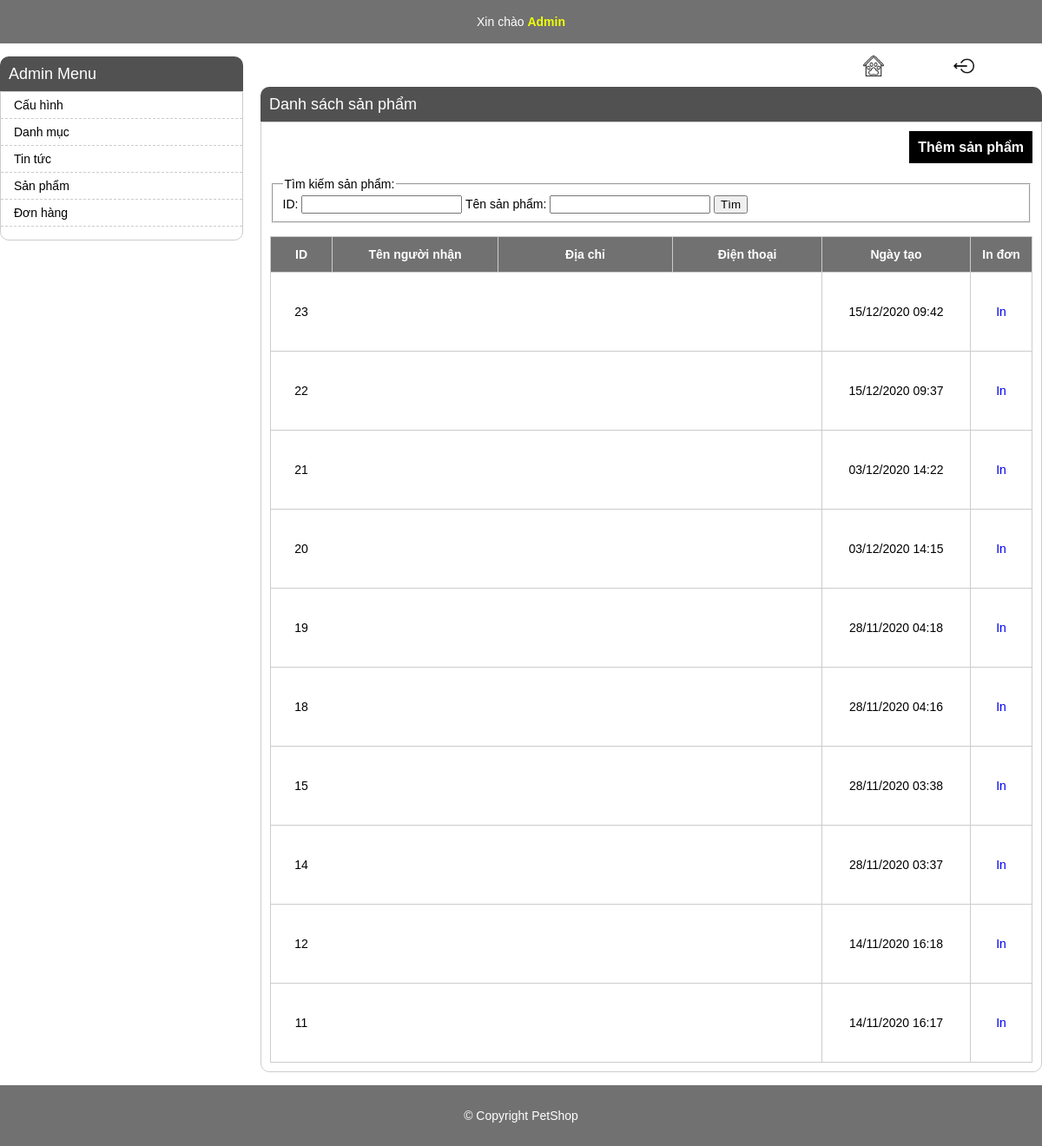
The page /PetShop/admin/order_listing.php (signed in) on the database its author committed.
### tables this page shows
CREATE TABLE `orders` (
  `id` int(11) NOT NULL,
  `userID` int(11) NOT NULL,
  `note` text NOT NULL,
  `total` int(255) NOT NULL,
  `created_time` varchar(255) DEFAULT NULL,
  `last_updated` varchar(255) DEFAULT NULL
);

### PetShop/admin/order_listing.php (the view, shortened to what this page needs)
<?php
include 'header.php';
$connfig_name = "product";
$connfig_title = "sản phẩm";
if (!empty($_SESSION['current_user'])) {
    $item_per_page = (!empty($_GET['per_page'])) ? $_GET['per_page'] : 10;
    $current_page = (!empty($_GET['page'])) ? $_GET['page'] : 1;
    $offset = ($current_page - 1) * $item_per_page;
    if(!empty($where)){
        $orders = mysqli_query($conn, "SELECT * FROM `orders` where (".$where.") ORDER BY `id` DESC LIMIT " . $item_per_page . " OFFSET " . $offset);
    }else{
        $orders = mysqli_query($conn, "SELECT * FROM `orders` ORDER BY `id` DESC LIMIT " . $item_per_page . " OFFSET " . $offset);
    }
    ?>
    <div class="main-content">
        <h1>Danh sách <?= $connfig_title ?></h1>
        <div class="listing-items">
            <div class="buttons">
                <a href="./<?= $connfig_name ?>_editing.php">Thêm <?= $connfig_title ?></a>
            </div>
            <div class="listing-search">
                <form id="<?= $connfig_name ?>-search-form" action="<?= $connfig_name ?>_listing.php?action=search" method="POST">
                    <fieldset>
                        <legend>Tìm kiếm <?= $connfig_title ?>:</legend>
                        ID: <input type="text" name="id" value="<?= !empty($id) ? $id : "" ?>" />
                        Tên <?= $connfig_title ?>: <input type="text" name="name" value="<?= !empty($name) ? $name : "" ?>" />
                        <input type="submit" value="Tìm" />
                    </fieldset>
                </form>
            </div>
            <ul>
                <li class="listing-item-heading">
                    <div class="listing-prop listing-id">ID</div>
                    <div class="listing-prop listing-name">Tên người nhận</div>
                    <div class="listing-prop listing-address">Địa chỉ</div>
                    <div class="listing-prop listing-phone">Điện thoại</div>
                    <div class="listing-prop listing-button">
                        In đơn
                    </div>
                    <div class="listing-prop listing-time">Ngày tạo</div>
                </li>
                <?php  while ($row = mysqli_fetch_array($orders)) { ?>
                <li>
                    <div class="listing-prop listing-id"><?=$row['id']?></div>
                    <div class="listing-prop listing-button">
                        <a href="../hoadon.php?id=<?=$row['id']?>" target="_blank">In</a>
                    </div>
                    <div class="listing-prop listing-time"><?=date('d/m/Y H:i', $row['created_time'])?></div>
                </li>
                <?php  } ?>
            </ul>
        </div>
    </div>
    <?php
}
include './footer.php';
?>

### PetShop/css/admin_style.css (style rules this page uses)
body { font-family: arial; padding: 0; margin: 0; font-size: 14px; }
h1 { text-align: center; }
.listing-items { padding: 10px; border: 1px solid #ccc; border-radius: 0 0 10px 10px; }
.listing-items ul { padding: 0; margin: 0; }
.listing-prop { float: right; border-left: 1px solid #ccc; line-height: 90px; padding: 0 10px; }
.listing-name { padding-left: 10px; border-right: 0; float: left; width: 170px; max-height: 90px; overflow: hidden; }
.listing-button { float: right; border-left: 1px solid #ccc; border-right: 0; padding: 0 10px; width: 50px; text-align: center; }
.listing-items ul li { list-style: none; border: 1px solid #ccc; border-top: 0; border-left: 0; }
.listing-items ul li:first-child { border-top: 1px solid #ccc; }
.listing-time { width: 150px; text-align: center; }
.listing-item-heading { text-align: center; font-weight: bold; }
.listing-item-heading .listing-prop { height: 40px; line-height: 40px; background: #717171; color: #FFF; }
.buttons { text-align: right; font-weight: bold; font-size: 16px; margin-bottom: 15px; line-height: 38px; }
.buttons a { color: #FFF; padding: 10px; background: #000; }
a { text-decoration: none; }
.main-content { float: left; width: 900px; margin-left: 20px; }
.main-content h1 { margin: 0; text-align: left; background: #525151; color: #fff; font-size: 18px; font-weight: normal; line-height: 40px; border-radius: 10px 10px 0 0; padding: 0 10px; }
.listing-search { margin-bottom: 15px; }
.listing-address { float: left; width: 180px; }
.listing-phone { float: left; width: 151px; }
.listing-id { float: left; width: 50px; text-align: center; }

### rows shown on the page
orders: id "23", created_time "15/12/2020 09:42"
orders: id "22", created_time "15/12/2020 09:37"
orders: id "21", created_time "03/12/2020 14:22"
orders: id "20", created_time "03/12/2020 14:15"
orders: id "19", created_time "28/11/2020 04:18"
orders: id "18", created_time "28/11/2020 04:16"
orders: id "15", created_time "28/11/2020 03:38"
orders: id "14", created_time "28/11/2020 03:37"
orders: id "12", created_time "14/11/2020 16:18"
orders: id "11", created_time "14/11/2020 16:17"

### other values the page prints
$connfig_title "sản phẩm"
